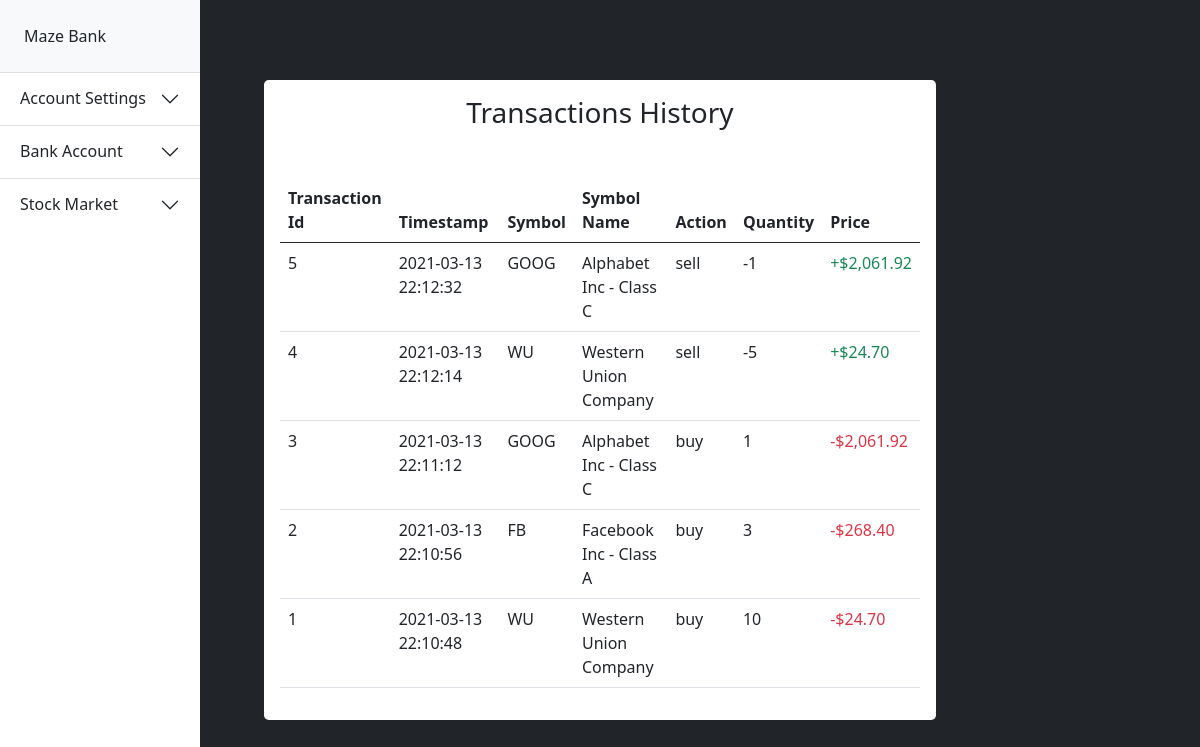
Screenshot of /history (signed in) with the database file from the repository.
### tables this page shows
CREATE TABLE transactions (transaction_id INTEGER PRIMARY KEY, user_id INTEGER, symbol TEXT NOT NULL, unit_price REAL, quantity INTEGER, action VARCHAR(8), date TIMESTAMP DEFAULT CURRENT_TIMESTAMP, 'symbol_name' text);

### application.py (the view)
@app.route("/history")
@login_required
def history():
    rows = db.execute("SELECT transaction_id, symbol, symbol_name, quantity, action, unit_price, date FROM transactions WHERE user_id=? ORDER BY date DESC;", session['user_id'])
    return render_template("history.html", rows=rows, usd=usd)

### application.py (called while the page is built)
@app.after_request
def after_request(response):
    response.headers["Cache-Control"] = "no-cache, no-store, must-revalidate"
    response.headers["Expires"] = 0
    response.headers["Pragma"] = "no-cache"
    return response

### helpers.py (called while the page is built)
def login_required(f):
    @wraps(f)
    def decorated_function(*args, **kwargs):
        if session.get("user_id") is None:
            return redirect("/login")
        return f(*args, **kwargs)
    return decorated_function

def usd(value):
    return f"${value:,.2f}"

### templates/history.html (shortened to what this page needs)
{% extends "layout.html" %}
{% block main %}
<div class="row vh-100 align-items-center">
    <div class="col-7 p-3 bg-white rounded-3 mx-auto">
      <h3 class="text-center">Transactions History</h3>
      <table class="table mt-5">
  <thead>
    <tr>
      <th scope="col">Transaction Id</th>
      <th scope="col">Timestamp</th>
      <th scope="col">Symbol</th>
      <th scope="col">Symbol Name</th>
      <th scope="col">Action</th>
      <th scope="col">Quantity</th>
      <th scope="col">Price</th>
    </tr>
  </thead>
  <tbody>
    {% for row in rows %}
    <tr>
      <td>{{row.transaction_id}}</td>
      <td>{{row.date}}</td>
      <td>{{row.symbol}}</td>
      <td>{{row.symbol_name}}</td>
      <td>{{row.action}}</td>
      <td>{{row.quantity}}</td>
      {% if row.action == 'sell' %}
        <td class="text-success">+{{usd(row.unit_price)}}</td>
      {% endif %}
      {% if row.action == 'buy' %}
        <td class="text-danger">-{{usd(row.unit_price)}}</td>
      {% endif %}
    </tr>
    {% endfor %}
  </tbody>
</table>
        </div>
</div>
{%endblock%}

### rows the page displays
transactions: transaction_id "5", date "2021-03-13 22:12:32", symbol "GOOG", symbol_name "Alphabet Inc - Class C", action "sell", quantity "-1", unit_price "$2,061.92"
transactions: transaction_id "4", date "2021-03-13 22:12:14", symbol "WU", symbol_name "Western Union Company", action "sell", quantity "-5", unit_price "$24.70"
transactions: transaction_id "3", date "2021-03-13 22:11:12", symbol "GOOG", symbol_name "Alphabet Inc - Class C", action "buy", quantity "1", unit_price "$2,061.92"
transactions: transaction_id "2", date "2021-03-13 22:10:56", symbol "FB", symbol_name "Facebook Inc - Class A", action "buy", quantity "3", unit_price "$268.40"
transactions: transaction_id "1", date "2021-03-13 22:10:48", symbol "WU", symbol_name "Western Union Company", action "buy", quantity "10", unit_price "$24.70"
